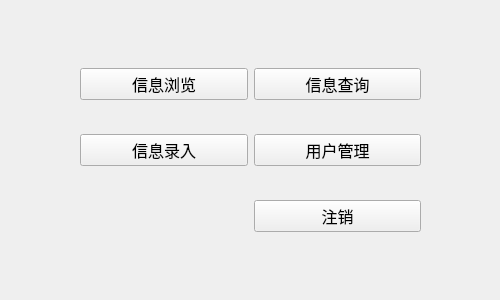
<?xml version="1.0" encoding="UTF-8"?>
<ui version="4.0">
 <class>function</class>
 <widget class="QWidget" name="function">
  <property name="geometry">
   <rect>
    <x>0</x>
    <y>0</y>
    <width>500</width>
    <height>300</height>
   </rect>
  </property>
  <property name="font">
   <font>
    <family>宋体</family>
    <pointsize>12</pointsize>
   </font>
  </property>
  <property name="windowTitle">
   <string>医药管理系统</string>
  </property>
  <widget class="QWidget" name="gridLayoutWidget">
   <property name="geometry">
    <rect>
     <x>80</x>
     <y>40</y>
     <width>341</width>
     <height>221</height>
    </rect>
   </property>
   <layout class="QGridLayout" name="gridLayout">
    <item row="0" column="0">
     <widget class="QPushButton" name="browseButton">
      <property name="text">
       <string>信息浏览</string>
      </property>
     </widget>
    </item>
    <item row="1" column="0">
     <widget class="QPushButton" name="enterButton">
      <property name="text">
       <string>信息录入</string>
      </property>
     </widget>
    </item>
    <item row="1" column="1">
     <widget class="QPushButton" name="usermanageButton">
      <property name="text">
       <string>用户管理</string>
      </property>
     </widget>
    </item>
    <item row="0" column="1">
     <widget class="QPushButton" name="queryButton">
      <property name="text">
       <string>信息查询</string>
      </property>
     </widget>
    </item>
    <item row="2" column="1">
     <widget class="QPushButton" name="logoutButton">
      <property name="text">
       <string>注销</string>
      </property>
     </widget>
    </item>
   </layout>
  </widget>
 </widget>
 <resources/>
 <connections/>
</ui>
